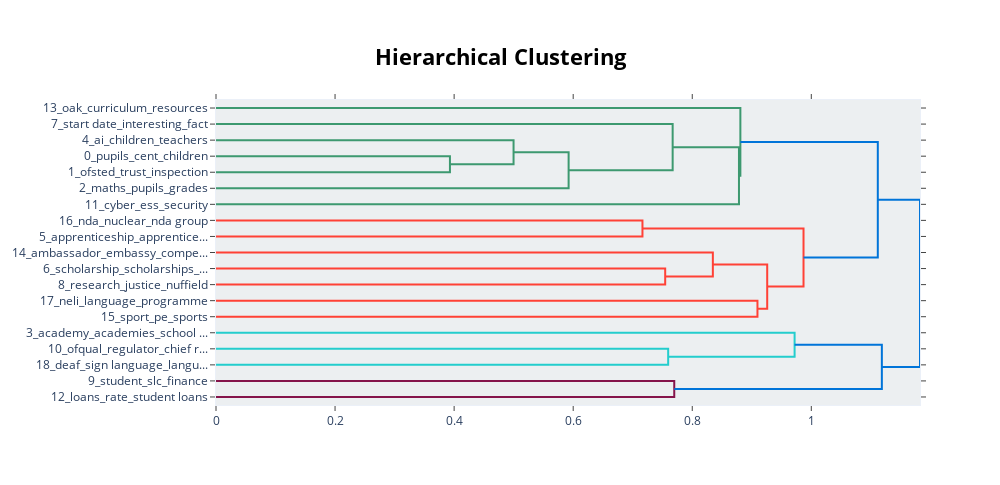

Notebook code for this chart:
### Code cell
# Visualize topic hierarchy
try:
    fig2 = topic_model.visualize_hierarchy()
    fig2.show()
except Exception as e:
    print(f"Could not create hierarchy visualization: {e}")

### Figure 1 — Plotly figure (JSON) as saved in the notebook; plotly's stock layout.template omitted (floating-point values rounded to 4 significant figures)
{"data": [{"hoverinfo": "text", "marker": {"color": "rgb(61,153,112)"}, "mode": "lines", "type": "scatter", "x": [0.0, 0.393, 0.393, 0.0], "xaxis": "x", "y": [-35.0, -35.0, -45.0, -45.0], "yaxis": "y"}, {"hoverinfo": "text", "marker": {"color": "rgb(61,153,112)"}, "mode": "lines", "type": "scatter", "x": [0.0, 0.4998, 0.4998, 0.393], "xaxis": "x", "y": [-25.0, -25.0, -40.0, -40.0], "yaxis": "y"}, {"hoverinfo": "text", "marker": {"color": "rgb(61,153,112)"}, "mode": "lines", "type": "scatter", "x": [0.4998, 0.5923, 0.5923, 0.0], "xaxis": "x", "y": [-32.5, -32.5, -55.0, -55.0], "yaxis": "y"}, {"hoverinfo": "text", "marker": {"color": "rgb(61,153,112)"}, "mode": "lines", "type": "scatter", "x": [0.0, 0.7671, 0.7671, 0.5923], "xaxis": "x", "y": [-15.0, -15.0, -43.75, -43.75], "yaxis": "y"}, {"hoverinfo": "text", "marker": {"color": "rgb(61,153,112)"}, "mode": "lines", "type": "scatter", "x": [0.7671, 0.8785, 0.8785, 0.0], "xaxis": "x", "y": [-29.38, -29.38, -65.0, -65.0], "yaxis": "y"}, {"hoverinfo": "text", "marker": {"color": "rgb(61,153,112)"}, "mode": "lines", "type": "scatter", "x": [0.0, 0.8808, 0.8808, 0.8785], "xaxis": "x", "y": [-5.0, -5.0, -47.19, -47.19], "yaxis": "y"}, {"hoverinfo": "text", "marker": {"color": "rgb(255,65,54)"}, "mode": "lines", "type": "scatter", "x": [0.0, 0.7164, 0.7164, 0.0], "xaxis": "x", "y": [-75.0, -75.0, -85.0, -85.0], "yaxis": "y"}, {"hoverinfo": "text", "marker": {"color": "rgb(255,65,54)"}, "mode": "lines", "type": "scatter", "x": [0.0, 0.7545, 0.7545, 0.0], "xaxis": "x", "y": [-105.0, -105.0, -115.0, -115.0], "yaxis": "y"}, {"hoverinfo": "text", "marker": {"color": "rgb(255,65,54)"}, "mode": "lines", "type": "scatter", "x": [0.0, 0.8346, 0.8346, 0.7545], "xaxis": "x", "y": [-95.0, -95.0, -110.0, -110.0], "yaxis": "y"}, {"hoverinfo": "text", "marker": {"color": "rgb(255,65,54)"}, "mode": "lines", "type": "scatter", "x": [0.0, 0.9095, 0.9095, 0.0], "xaxis": "x", "y": [-125.0, -125.0, -135.0, -135.0], "yaxis": "y"}, {"hoverinfo": "text", "marker": {"color": "rgb(255,65,54)"}, "mode": "lines", "type": "scatter", "x": [0.8346, 0.9259, 0.9259, 0.9095], "xaxis": "x", "y": [-102.5, -102.5, -130.0, -130.0], "yaxis": "y"}, {"hoverinfo": "text", "marker": {"color": "rgb(255,65,54)"}, "mode": "lines", "type": "scatter", "x": [0.7164, 0.9869, 0.9869, 0.9259], "xaxis": "x", "y": [-80.0, -80.0, -116.2, -116.2], "yaxis": "y"}, {"hoverinfo": "text", "marker": {"color": "rgb(0,116,217)"}, "mode": "lines", "type": "scatter", "x": [0.8808, 1.112, 1.112, 0.9869], "xaxis": "x", "y": [-26.09, -26.09, -98.12, -98.12], "yaxis": "y"}, {"hoverinfo": "text", "marker": {"color": "rgb(35,205,205)"}, "mode": "lines", "type": "scatter", "x": [0.0, 0.7595, 0.7595, 0.0], "xaxis": "x", "y": [-155.0, -155.0, -165.0, -165.0], "yaxis": "y"}, {"hoverinfo": "text", "marker": {"color": "rgb(35,205,205)"}, "mode": "lines", "type": "scatter", "x": [0.0, 0.9719, 0.9719, 0.7595], "xaxis": "x", "y": [-145.0, -145.0, -160.0, -160.0], "yaxis": "y"}, {"hoverinfo": "text", "marker": {"color": "rgb(133,20,75)"}, "mode": "lines", "type": "scatter", "x": [0.0, 0.7698, 0.7698, 0.0], "xaxis": "x", "y": [-175.0, -175.0, -185.0, -185.0], "yaxis": "y"}, {"hoverinfo": "text", "marker": {"color": "rgb(0,116,217)"}, "mode": "lines", "type": "scatter", "x": [0.9719, 1.118, 1.118, 0.7698], "xaxis": "x", "y": [-152.5, -152.5, -180.0, -180.0], "yaxis": "y"}, {"hoverinfo": "text", "marker": {"color": "rgb(0,116,217)"}, "mode": "lines", "type": "scatter", "x": [1.112, 1.183, 1.183, 1.118], "xaxis": "x", "y": [-62.11, -62.11, -166.2, -166.2], "yaxis": "y"}], "layout": {"autosize": false, "height": 485, "hoverlabel": {"bgcolor": "white", "font": {"family": "Rockwell", "size": 16}}, "hovermode": "closest", "plot_bgcolor": "#ECEFF1", "showlegend": false, "title": {"font": {"color": "Black", "size": 22}, "text": "<b>Hierarchical Clustering</b>", "x": 0.5, "xanchor": "center", "yanchor": "top"}, "width": 1000, "xaxis": {"mirror": "allticks", "rangemode": "tozero", "showgrid": false, "showline": true, "showticklabels": true, "ticks": "outside", "type": "linear", "zeroline": false}, "yaxis": {"mirror": "allticks", "range": [-190, 0], "rangemode": "tozero", "showgrid": false, "showline": true, "showticklabels": true, "tickmode": "array", "ticks": "outside", "ticktext": ["13_oak_curriculum_resources", "7_start date_interesting_fact", "4_ai_children_teachers", "0_pupils_cent_children", "1_ofsted_trust_inspection", "2_maths_pupils_grades", "11_cyber_ess_security", "16_nda_nuclear_nda group", "5_apprenticeship_apprentice...", "14_ambassador_embassy_compe...", "6_scholarship_scholarships_...", "8_research_justice_nuffield", "17_neli_language_programme", "15_sport_pe_sports", "3_academy_academies_school ...", "10_ofqual_regulator_chief r...", "18_deaf_sign language_langu...", "9_student_slc_finance", "12_loans_rate_student loans"], "tickvals": [-5, -15, -25, -35, -45, -55, -65, -75, -85, -95, -105, -115, -125, -135, -145, -155, -165, -175, -185], "type": "linear", "zeroline": false}}}
